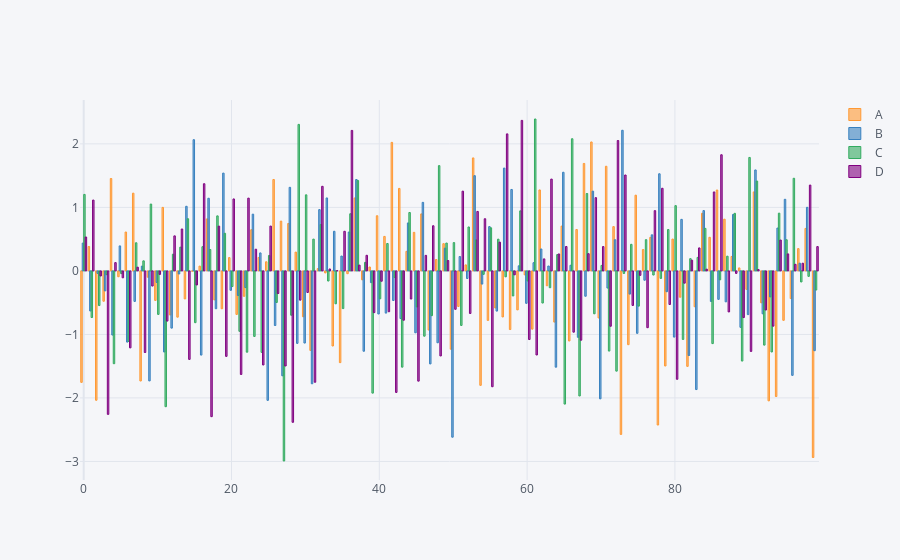

Notebook code for this chart:
### Code cell
df.iplot(kind='bar') #hr point k lia alg bar bni h jo k hame nhi chahiye
